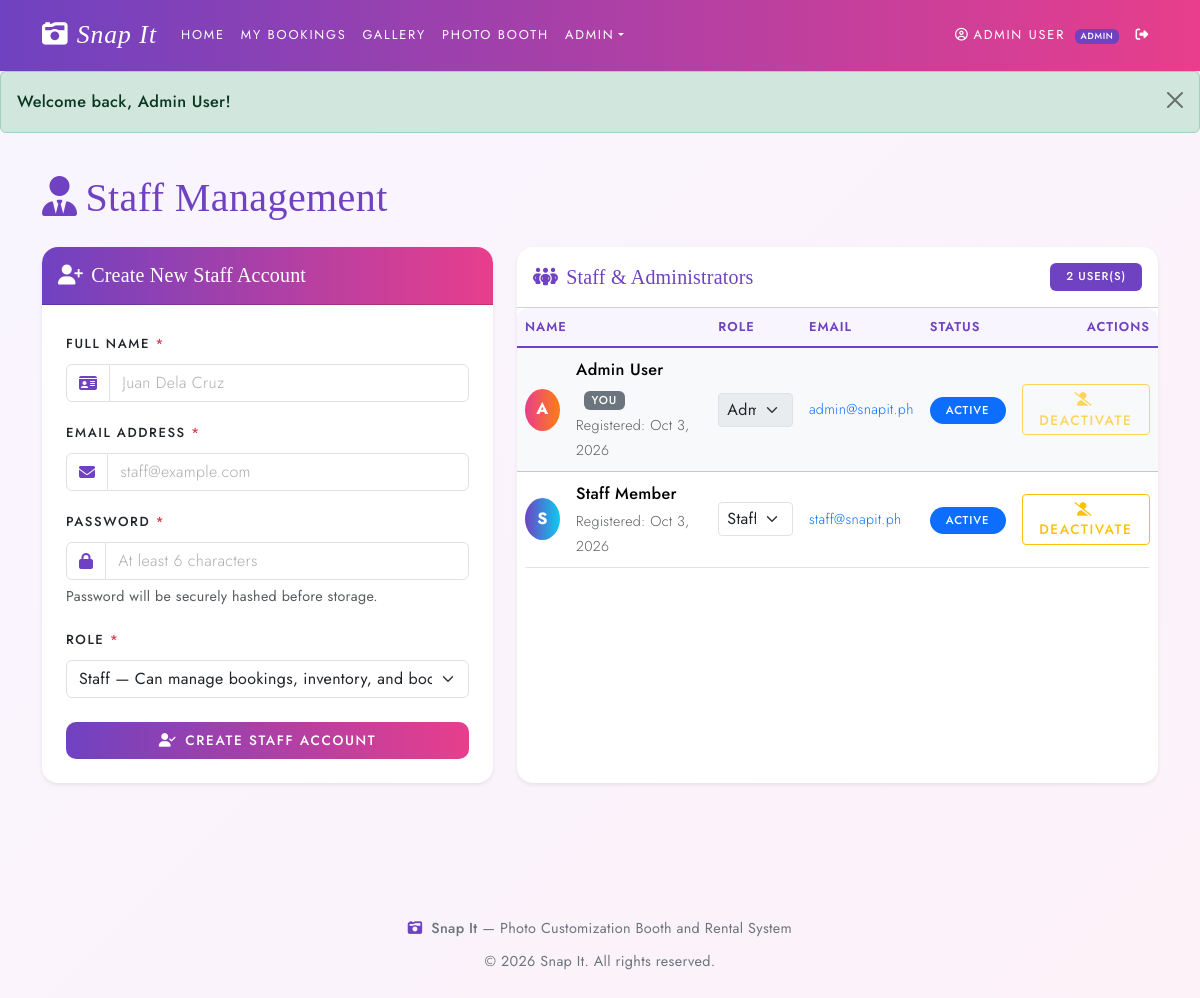
The page /admin/staff.php (signed in) on the database its author committed.
### tables this page shows
CREATE TABLE IF NOT EXISTS users (
    user_id INT PRIMARY KEY AUTO_INCREMENT,
    name VARCHAR(150) NOT NULL,
    email VARCHAR(150) NOT NULL UNIQUE,
    password VARCHAR(255) NOT NULL,
    role ENUM('customer','staff','admin') NOT NULL DEFAULT 'customer',
    status ENUM('active','inactive') NOT NULL DEFAULT 'active',
    created_at DATETIME NOT NULL DEFAULT CURRENT_TIMESTAMP
);

### includes/functions.php (called while the page is built, shortened)
<?php
function e($str) {
    return htmlspecialchars((string)$str, ENT_QUOTES, 'UTF-8');
}
function status_badge_class($status) {
    $map = [
        'pending' => 'bg-warning text-dark',
        'confirmed' => 'bg-info text-dark',
        'paid' => 'bg-success',
        'completed' => 'bg-secondary',
        'cancelled' => 'bg-danger',
        'active' => 'bg-primary',
        'inactive' => 'bg-secondary',
        'printed' => 'bg-success',
        'error' => 'bg-danger',
    ];
    return $map[strtolower($status)] ?? 'bg-secondary';
}
function format_date($dateStr, $withTime = false) {
    $ts = strtotime($dateStr);
    return date('M j, Y', $ts);
}

### admin/staff.php (the view, shortened to what this page needs)
<?php
require_once __DIR__ . '/../includes/functions.php';
require_once __DIR__ . '/../includes/config.php';
$stmt = mysqli_prepare($conn, "
    SELECT user_id, name, email, role, status, created_at
    FROM users
    WHERE role IN ('staff','admin')
    ORDER BY role DESC, created_at ASC
");
mysqli_stmt_execute($stmt);
$staff_list = mysqli_stmt_get_result($stmt);
include __DIR__ . '/../includes/header.php';
include __DIR__ . '/../includes/alert.php';
?>
<section class="container py-4">
    <h1 class="fw-bold mb-4" style="color:#6f42c1">
        <i class="fa-solid fa-user-tie me-2"></i>Staff Management
    </h1>
    <div class="row g-4 mb-4">
        <div class="col-lg-5">
            <div class="card border-0 shadow-sm h-100">
                <div class="card-header py-3" style="background:linear-gradient(90deg,#6f42c1,#e83e8c);color:#fff;border-radius:16px 16px 0 0">
                    <h5 class="fw-bold mb-0">
                        <i class="fa-solid fa-user-plus me-2"></i>Create New Staff Account
                    </h5>
                </div>
                <div class="card-body p-4">
                    <form method="POST">
                        <div class="mb-3">
                            <label class="form-label fw-semibold">Full Name <span class="text-danger">*</span></label>
                            <div class="input-group">
                                <span class="input-group-text bg-white">
                                    <i class="fa-solid fa-id-card" style="color:#6f42c1"></i>
                                </span>
                                <input type="text" name="name" class="form-control"
                                    value="<?= e($_POST['name'] ?? '') ?>" required
                                    placeholder="Juan Dela Cruz">
                            </div>
                        </div>
                        <div class="mb-3">
                            <label class="form-label fw-semibold">Email Address <span class="text-danger">*</span></label>
                            <div class="input-group">
                                <span class="input-group-text bg-white">
                                    <i class="fa-solid fa-envelope" style="color:#6f42c1"></i>
                                </span>
                                <input type="email" name="email" class="form-control"
                                    value="<?= e($_POST['email'] ?? '') ?>" required
                                    placeholder="staff@example.com">
                            </div>
                        </div>
                        <div class="mb-3">
                            <label class="form-label fw-semibold">Password <span class="text-danger">*</span></label>
                            <div class="input-group">
                                <span class="input-group-text bg-white">
                                    <i class="fa-solid fa-lock" style="color:#6f42c1"></i>
                                </span>
                                <input type="password" name="password" class="form-control"
                                    required minlength="6"
                                    placeholder="At least 6 characters">
                            </div>
                            <div class="form-text">Password will be securely hashed before storage.</div>
                        </div>
                        <div class="mb-4">
                            <label class="form-label fw-semibold">Role <span class="text-danger">*</span></label>
                            <select name="role" class="form-select" required>
                                <option value="staff" <?= ($_POST['role'] ?? 'staff') === 'staff' ? 'selected' : '' ?>>
                                    Staff &mdash; Can manage bookings, inventory, and booth sessions
                                </option>
                            </select>
                        </div>
                        <button type="submit" class="btn btn-snapit w-100 py-2">
                            <i class="fa-solid fa-user-check me-2"></i>Create Staff Account
                        </button>
                    </form>
                </div>
            </div>
        </div>
        <div class="col-lg-7">
            <div class="card border-0 shadow-sm h-100">
                <div class="card-header bg-white py-3 d-flex justify-content-between align-items-center">
                    <h5 class="fw-bold mb-0" style="color:#6f42c1">
                        <i class="fa-solid fa-people-group me-2"></i>Staff &amp; Administrators
                    </h5>
                    <span class="badge badge-snapit px-3 py-2">
                        <?= e(mysqli_num_rows($staff_list)) ?> user(s)
                    </span>
                </div>
                <div class="card-body p-0">
                    <div class="table-responsive">
                        <table class="table table-hover mb-0 align-middle">
                            <thead>
                                <tr>
                                    <th>Name</th>
                                    <th>Role</th>
                                    <th>Email</th>
                                    <th>Status</th>
                                    <th class="text-end">Actions</th>
                                </tr>
                            </thead>
                            <tbody>
                                <?php if (mysqli_num_rows($staff_list) > 0): ?>
                                    <?php while ($s = mysqli_fetch_assoc($staff_list)):
                                        $is_self = (int)$s['user_id'] === (int)($_SESSION['user_id'] ?? 0);
                                    ?>
                                        <tr class="<?= $is_self ? 'table-light' : '' ?>">
                                            <td>
                                                <div class="d-flex align-items-center">
                                                    <div class="rounded-circle d-flex align-items-center justify-content-center me-3"
                                                         style="width:42px;height:42px;background:linear-gradient(90deg,<?= $s['role'] === 'admin' ? '#e83e8c,#fd7e14' : '#6f42c1,#0dcaf0' ?>);color:#fff;font-weight:700">
                                                        <?= e(strtoupper(substr($s['name'], 0, 1))) ?>
                                                    </div>
                                                    <div>
                                                        <div class="fw-bold">
                                                            <?= e($s['name']) ?>
                                                            <?php if ($is_self): ?>
                                                                <span class="badge bg-secondary ms-2">You</span>
                                                            <?php endif; ?>
                                                        </div>
                                                        <div class="small text-muted">
                                                            Registered: <?= e(format_date($s['created_at'])) ?>
                                                        </div>
                                                    </div>
                                                </div>
                                            </td>
                                            <td>
                                                <form method="POST" class="d-flex align-items-center gap-2">
                                                    <select name="role" class="form-select form-select-sm"
                                                            onchange="this.form.submit()"
                                                            <?= $is_self ? 'disabled' : '' ?>>
                                                        <option value="staff" <?= $s['role'] === 'staff' ? 'selected' : '' ?>>Staff</option>
                                                        <option value="admin" <?= $s['role'] === 'admin' ? 'selected' : '' ?>>Admin</option>
                                                    </select>
                                                </form>
                                            </td>
                                            <td>
                                                <a href="mailto:<?= e($s['email']) ?>" class="text-decoration-none small">
                                                    <?= e($s['email']) ?>
                                                </a>
                                            </td>
                                            <td>
                                                <span class="badge rounded-pill px-3 py-2 <?= e(status_badge_class($s['status'])) ?>">
                                                    <?= e(ucfirst($s['status'])) ?>
                                                </span>
                                            </td>
                                            <td class="text-end">
                                                <form method="POST" class="d-inline"
                                                      onsubmit="return confirm('Toggle staff status for <?= e($s['name']) ?>?');">
                                                    <button type="submit"
                                                        class="btn btn-sm <?= $s['status'] === 'active' ? 'btn-outline-warning' : 'btn-outline-success' ?>"
                                                        <?= $is_self ? 'disabled title="Cannot change your own status"' : '' ?>>
                                                        <i class="fa-solid <?= $s['status'] === 'active' ? 'fa-user-slash' : 'fa-user-check' ?> me-1"></i>
                                                        <?= $s['status'] === 'active' ? 'Deactivate' : 'Activate' ?>
                                                    </button>
                                                </form>
                                            </td>
                                        </tr>
                                    <?php endwhile; ?>
                                <?php endif; ?>
                            </tbody>
                        </table>
                    </div>
                </div>
            </div>
        </div>
    </div>
</section>
<?php include __DIR__ . '/../includes/footer.php'; ?>

### includes/style/style.css (style rules this page uses)
:root { --snapit-primary: #6f42c1; --snapit-secondary: #e83e8c; --snapit-accent: #fd7e14; --snapit-dark: #1f1b2e; --snapit-light: #f8f5ff; }
body { font-family: var(--font-body); background: linear-gradient(135deg, #f8f5ff 0%, #fdf2f8 100%); min-height: 100vh; }
.btn-snapit { background: linear-gradient(90deg, var(--snapit-primary), var(--snapit-secondary)); color: #fff; border: none; border-radius: 10px; padding: 10px 22px; font-weight: 600; transition: opacity 0.2s ease; }
.badge-snapit { background: var(--snapit-primary); color: #fff; }
.card { border-radius: 16px; border: 1px solid rgba(111, 66, 193, 0.08); }
.card-header { border-radius: 16px 16px 0 0 !important; }
.table { background: #fff; border-radius: 12px; overflow: hidden; }
.table thead th { background: var(--snapit-light); color: var(--snapit-primary); font-weight: 600; border-bottom: 2px solid var(--snapit-primary); }
:root { --font-display: 'Playfair Display', 'Bodoni Moda', Georgia, 'Times New Roman', serif; --font-body: 'Jost', 'Segoe UI', Tahoma, Geneva, Verdana, sans-serif; --snapit-gold: #c9a96e; --bs-body-font-family: var(--font-body); --bs-body-font-size: 1.02rem; --bs-body-font-weight: 400; --bs-body-line-height: 1.75; }
body { font-family: var(--font-body); font-weight: 400; line-height: 1.75; letter-spacing: 0.02em; -webkit-font-smoothing: antialiased; -moz-osx-font-smoothing: grayscale; }
h1, h2, h3, h4, h5, h6, .h1, .h2, .h3, .h4, .h5, .h6, .display-1, .display-2, .display-3, .display-4, .display-5, .display-6, .card-title, .modal-title, .accordion-button { font-family: var(--font-display); font-weight: 500; letter-spacing: 0.01em; line-height: 1.25; font-variant-numeric: lining-nums; font-feature-settings: "lnum" 1; }
input, select, textarea, button, .form-control, .form-select, .form-label, .form-text, .form-check-label, .input-group-text, .btn, .badge, .dropdown-item, .nav-link, .table, .alert, .page-link, .list-group-item { font-family: var(--font-body); }
.form-control, .form-select, textarea { font-weight: 400; font-size: 1rem; letter-spacing: 0.02em; }
.form-control::placeholder, textarea::placeholder { font-weight: 300; opacity: 0.5; }
.form-label { font-weight: 500; font-size: 0.82rem; text-transform: uppercase; letter-spacing: 0.12em; }
.btn { font-weight: 500; font-size: 0.85rem; text-transform: uppercase; letter-spacing: 0.12em; }
.badge { font-weight: 500; letter-spacing: 0.08em; text-transform: uppercase; font-size: 0.7em; }
.table th { font-weight: 500; text-transform: uppercase; letter-spacing: 0.08em; font-size: 0.8rem; }
.fw-bold, .fw-bolder, .fw-semibold { font-weight: 500 !important; }
.text-muted, .small, small { font-weight: 300; }

### rows shown on the page
users: name "A", name "Admin User", shows "YOU", created_at "Oct 3, 2026", role "Admin", email "admin@snapit.ph", status "ACTIVE", shows "DEACTIVATE"
users: name "S", name "Staff Member", created_at "Oct 3, 2026", role "Staff", email "staff@snapit.ph", status "ACTIVE", shows "DEACTIVATE"

### other values the page prints
$_SESSION['name'] "ADMIN USER"
$_SESSION['role'] "ADMIN"
$flash['message'] "Welcome back, Admin User!"
mysqli_num_rows($staff_list) "2"
